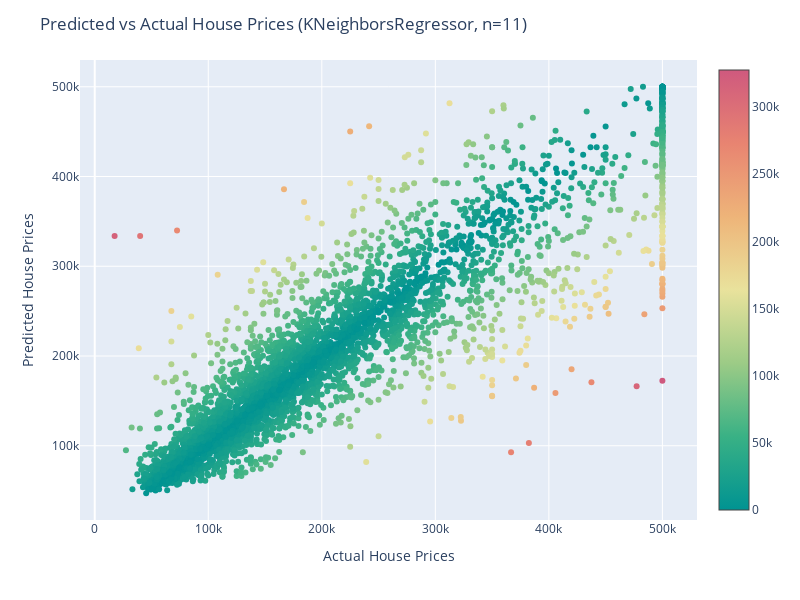

Here is the notebook cell this chart was saved with:
### Markdown cell above
#### 5b. Show Price prediction using the test data set [ 5 pts ]

### Code cell
# Plot Predicted vs Actual price
import plotly.express as px
# Color the points based on the difference between actual and predicted values
# Make the actual points colored
import plotly.graph_objects as go
fig = go.Figure()
df_pred = pd.DataFrame({"Actual": y_test.values.ravel(), "Predicted": y_pred.ravel()})
fig = px.scatter()
fig.add_scatter(x=df_pred["Actual"], y=df_pred["Predicted"],
                 mode='markers', marker=dict(color=np.abs(df_pred["Actual"] - df_pred["Predicted"]),
                                              colorscale='temps', showscale=True),
                 name='Predicted vs Actual')
fig.update_layout(title='Predicted vs Actual House Prices (KNeighborsRegressor, n=11)', 
                  xaxis_title='Actual House Prices',
                  yaxis_title='Predicted House Prices',
                  width=800, height=600)
fig.show()

### Figure 1 — Plotly figure (JSON) as saved in the notebook; plotly's stock layout.template omitted (floating-point values rounded to 4 significant figures; data arrays with more than 128 entries replaced by an {"elided": "..."} marker saying what was removed)
{"data": [{"hovertemplate": "<extra></extra>", "legendgroup": "", "marker": {"color": "#636efa", "symbol": "circle"}, "mode": "markers", "name": "", "orientation": "v", "showlegend": false, "type": "scatter", "xaxis": "x", "yaxis": "y"}, {"marker": {"color": {"elided": "4128 float values"}, "colorscale": [[0, "rgb(0, 147, 146)"], [0.1667, "rgb(57, 177, 133)"], [0.3333, "rgb(156, 203, 134)"], [0.5, "rgb(233, 226, 156)"], [0.6667, "rgb(238, 180, 121)"], [0.8333, "rgb(232, 132, 113)"], [1, "rgb(207, 89, 126)"]], "showscale": true}, "mode": "markers", "name": "Predicted vs Actual", "type": "scatter", "x": {"elided": "4128 float values"}, "y": {"elided": "4128 float values"}}], "layout": {"height": 600, "legend": {"tracegroupgap": 0}, "margin": {"t": 60}, "title": {"text": "Predicted vs Actual House Prices (KNeighborsRegressor, n=11)"}, "width": 800, "xaxis": {"anchor": "y", "domain": [0, 1], "title": {"text": "Actual House Prices"}}, "yaxis": {"anchor": "x", "domain": [0, 1], "title": {"text": "Predicted House Prices"}}}}
